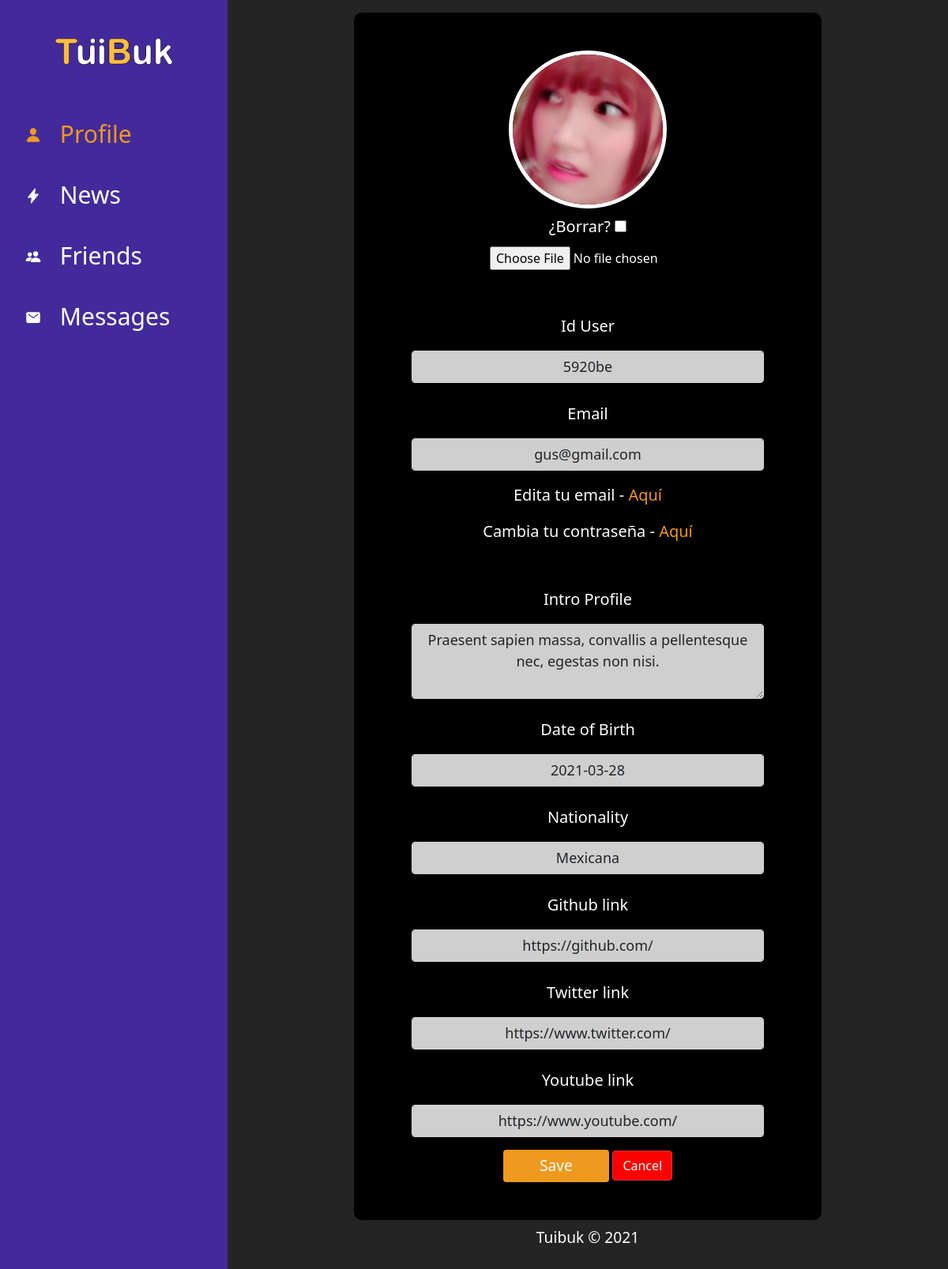
Page /accounts/profile/ (signed in) on the committed database.
### friends/models.py (models this page shows)
class UserFriends(AbstractUser):
    friends = models.ManyToManyField("UserFriends", blank=True)

### registration/models.py (models this page shows, shortened)
class Profile(models.Model):
    user_name = models.OneToOneField(settings.AUTH_USER_MODEL, on_delete=models.CASCADE)
    friend_user_code = models.CharField(max_length=15, unique=True, blank=True)
    img_profile = models.ImageField(upload_to = 'profiles', null=True, blank=True)
    intro = models.TextField(null=True, blank=True)
    birthday = models.DateField(null=True, blank=True, default=datetime.date.today)
    nationality = models.CharField(max_length=100)
    sn_github = models.CharField(max_length=100, null=True, blank=True)
    sn_twitter = models.CharField(max_length=100, null=True, blank=True)
    sn_youtube = models.CharField(max_length=100, null=True, blank=True)

### registration/views.py (the view)
# urls.py: path('profile/', ProfileUpdate.as_view(), name='profile'),
class ProfileUpdate(UpdateView):
    form_class = ProfileForm
    success_url = reverse_lazy('profile_core:profile')
    template_name = 'registration/profile_form.html'
    def get_object(self):
        profile, created = Profile.objects.get_or_create(user_name=self.request.user)
        return profile

### registration/templates/registration/profile_form.html (shortened to what this page needs)
{% extends 'base.html' %}
{% block content %}
    {% load static %}
    <div class="text-center style-form-edit-profile">
        <form action="" method="POST" enctype="multipart/form-data">
            {% if request.user.profile.img_profile %}
                <div class="container-img-profile mx-auto">
                    <img src="{{request.user.profile.img_profile.url}}" alt="" class="img-profile"></img>
                    <p class="container-delete-img my-2">¿Borrar? <input type="checkbox" id="img_profile-clear" name="img_profile-clear" /></p>
                </div>
            {% else %}
                <div class="container-img-profile mx-auto">
                    <img src="{% static 'img/profile-default.jpg' %}" alt="" class="img-profile">
                </div>
            {% endif %}
            <div class="form-group my-5">
                <input type="file" name="img_profile" class="input-img-profile" id="id_img_profile">
            </div>
            <div class="form-group">
                <label class="label-form mt-2" for="">Id User</label>
                    {{form.friend_user_code}}
            </div>
            <div class="form-group">
                <label class="label-form mt-2" for="">Email</label>
                <input class="form-control  my-3  mx-auto" type="email" value="{{request.user.email}}" readonly>
                <p class="p-email">Edita tu email - <a class="links-email" href="{% url 'profile_email' %}">Aquí</a></p>
                <p class="p-email mb-5">Cambia tu contraseña - <a class="links-email" href="{% url 'password_change' %}">Aquí</a></p>
            </div>
            <div class="form-group">
                <label class="label-form mt-2" for="">Intro Profile</label>
                {{form.intro}}
            </div>
            <div class="form-group">
                <label class="label-form mt-2" for="">Date of Birth</label>
                {{form.birthday}}
            </div>
            <div class="form-group">
                <label class="label-form mt-2" for="">Nationality</label>
                {{form.nationality}}
            </div>
            <div class="form-group">
                <label class="label-form mt-2" for="">Github link</label>
                {{form.sn_github}}
            </div>
            <div class="form-group">
                <label class="label-form mt-2" for="">Twitter link</label>
                {{form.sn_twitter}}
            </div>
            <div class="form-group">
                <label class="label-form mt-2" for="">Youtube link</label>
                {{form.sn_youtube}}
            </div>
            <input class="btn btn-success" type="submit" value="Save">
            <a class="btn btn-danger" href="{% url 'profile_core:profile' %}">Cancel</a>
        </form>
    </div>
{% endblock %}

### templates/base.html (shortened to what this page needs)
<!DOCTYPE html>
<html lang="en">
<head>
    {% load static %}
    <link rel="stylesheet" href="{% static 'css/styles.css' %}">
    <link href="https://cdn.jsdelivr.net/npm/bootstrap@5.0.0-beta2/dist/css/bootstrap.min.css" rel="stylesheet">
</head>
<body>
    <div class="d-md-flex main-content">
        <div id="sidebar-container" class="bg-primary" >
            <div class="logo p-4 p-md-0 my-md-5 text-center">
                <img class="logo-img" src="{% static '/img/logos/logoletras.png' %}" alt="">
            </div>
            <div class="menu d-none d-md-block">
                <a href="{% url 'profile_core:profile' %}" class="d-block p-3 a-menu {% if '/profile/' in request.path or request.path == '/'  %}activate{% endif %}"><ion-icon name="person" class="mx-3 lead"></ion-icon> Profile</a>
                <a href="" class="d-block p-3 a-menu"><ion-icon name="flash" class="mx-3 lead"></ion-icon> News</a>
                <a href="{% url 'friends:list' %}" class="d-block p-3 a-menu {% if '/friends/' in request.path %}activate{% endif %}"><ion-icon name="people" class="mx-3 lead"></ion-icon> Friends</a>
                <a href="" class="d-block p-3 a-menu"><ion-icon name="mail" class="mx-3 lead"></ion-icon> Messages</a>
            </div>
        </div>
        <div id="content">
            <div class="content-profile">
                {% block content %}{% endblock %}
            </div>
            <div class="footer text-center mt-2">
                <p class="p-footer">Tuibuk © 2021</p>
            </div>
        </div>
    </div>
</body>
</html>

### static/css/styles.css (style rules this page uses)
:root { --primary: #432a9b; --secondary: #ef991e; --secondary-dark: #a76c1a; --light: #fff; --grey: #b1b1b1; }
body { overflow: hidden; font-weight: 300; height: 100vh; }
.d-md-flex { background-color: rgb(36, 36, 36); }
.menu a { text-decoration: none; color: var(--light); }
.a-menu { font-size: 30px; transition: .1s; }
div .bg-primary { background-color: var(--primary) !important; }
#sidebar-container .logo { padding: .875rem 1.15rem; }
#sidebar-container .menu { width: 18rem; }
.logo-img { width: 150px; }
div .activate { color: var(--secondary); }
#content { overflow-y: auto; height: 100vh; width: 100%; padding: 1em 10em; }
.content-profile { background-color: black; padding: 3em; border-radius: 10px; }
.container-img-profile { height: 200px; width: 200px; }
.container-delete-img { font-size: 20px; }
input[type='checkbox'] { width: 15px; height: 15px; }
.img-profile { height: 100%; width: 100%; border-radius: 50%; border: 5px solid #fff; }
.btn-success { font-size: 1.2em !important; width: 7em; background-color: var(--secondary) !important; border: none !important; transition: .1s !important; }
.p-footer { font-size: 1.2em; color: var(--light); }
.btn-danger { background-color: red !important; transition: .1s !important; }
.style-form-edit-profile { color: white; }
.label-form { font-size: 20px; }
.form-control { background-color: #cfcfcf !important; width: 90% !important; margin: auto !important; font-size: 18px !important; text-align: center; }
.links-email { text-decoration: none; color: var(--secondary); transition: .1s; }
.p-email { font-size: 20px; }
.input-img-profile { width: 50%; }

### rows in the picture
UserFriends: user.profile.img_profile (picture), user.email "gus@gmail.com"
Profile: friend_user_code "5920be", intro "Praesent sapien massa, convallis a pellentesque nec, egestas non nisi.", birthday "2021-03-28", nationality "Mexicana", sn_github "https://github.com/", sn_twitter "https://www.twitter.com/", sn_youtube "https://www.youtube.com/"
